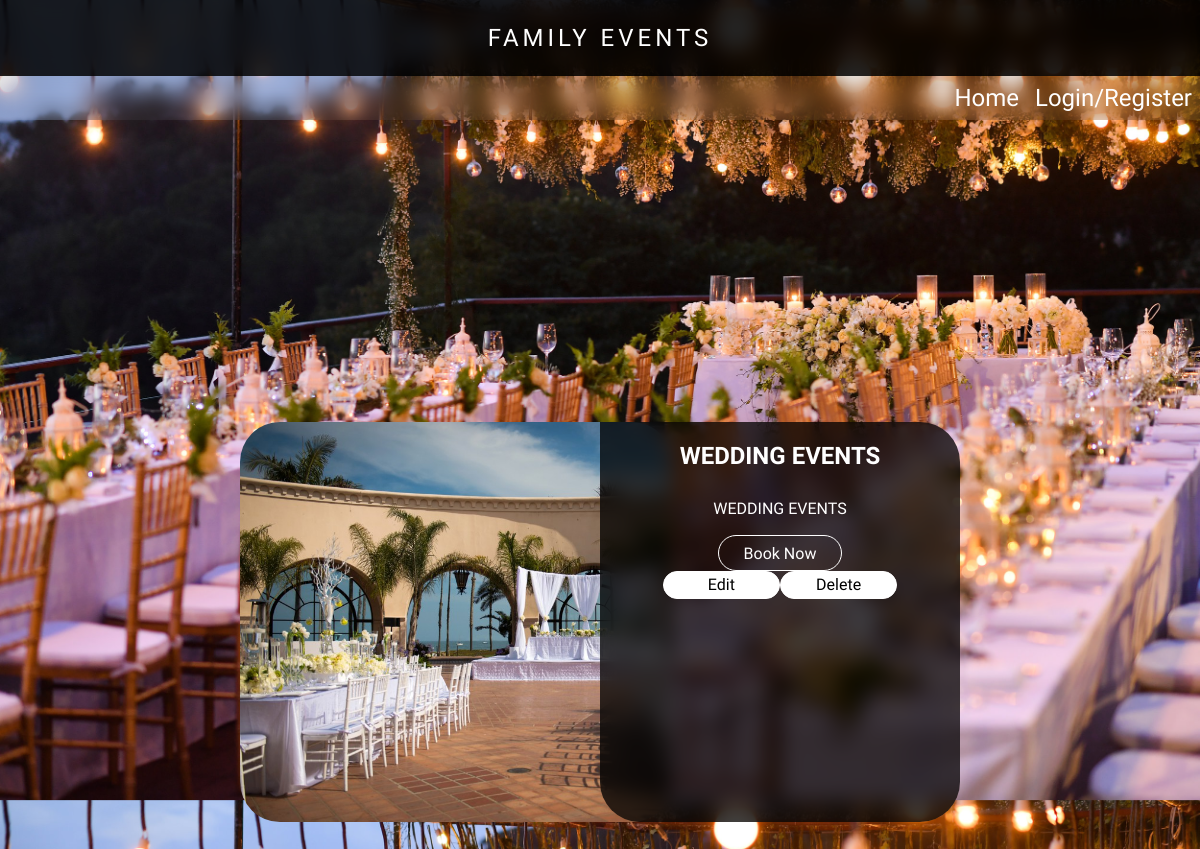
The page /services/ on the database as committed earlier.
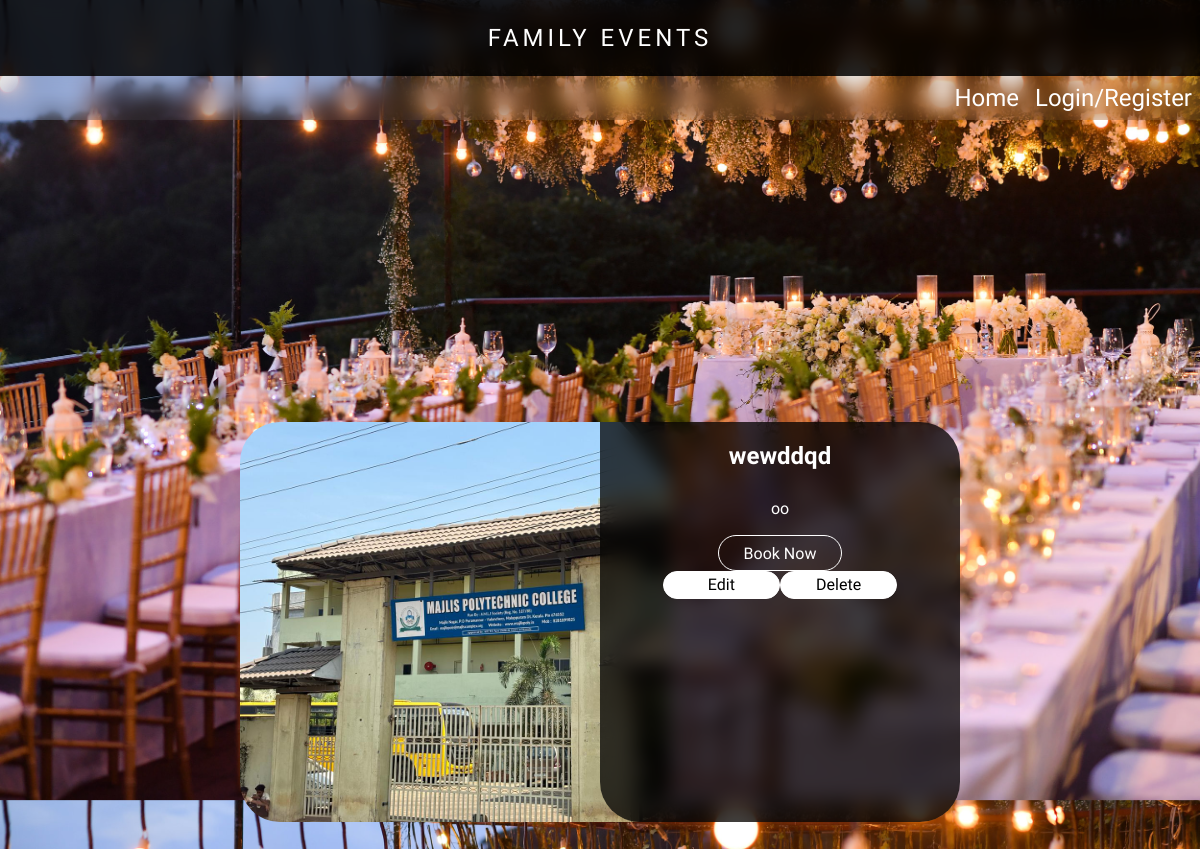
The same page on the database as committed later.
### services/models.py (models this page shows)
class Services(models.Model):
    name=models.CharField(max_length=200)
    description=models.TextField()
    image=models.ImageField(upload_to='media/',null=True)

### services/views.py (the view)
# urls.py: path('services/',views.list_services,name='services'),
def list_services(request):
    service=Services.objects.all()
    user=request.user
    is_authenticated = request.user.is_authenticated
    return render(request,'services/services.html',{'service':service,"is_authenticated":is_authenticated,'user':user})

### templates/services/services.html (shortened to what this page needs)
<!DOCTYPE html>
<html lang="en">
<head>
    {% load static %}
    <link rel="stylesheet" href="{% static 'css/styles.css' %}">
</head>
<body>
    <div class="body">
        <div class="nav-bar">
            <div class="black-bar">
                <span>FAMILY EVENTS</span>
            </div>
            <div class="glass-bar">
                <ul>
                    <a href="{% url 'homepage' %}"><li>Home</li></a>
                    {% if is_authenticated %}
                    <a href="{% url 'logout' %}"><li>Logout</li></a>
                    {% else %}
                    <a href="{% url 'loginpage' %}"><li>Login/Register</li></a>
                    {% endif %}
                </ul>
            </div>
        </div>
<div class="service-content-box">
    {% for x in service %}
    <div class="service-card">
        <div class="service-image" style="background-image: url('{{x.image.url}}'); background-size: cover;"></div>
        <div class="black-card">
            <h2>{{x.name}}</h2>
            <p>{{x.description}}</p>
            <a href="{% url 'viewservice' x.id %}">Book Now</a>
            <div class="admins-buttons">
                <a href="{% url 'editservice' x.id %}">Edit</a>
                <a href="{% url 'deleteservice' x.id %}">Delete</a>
            </div>
        </div>
    </div>
    {% endfor %}
</div>
</body>
</html>

### static/css/styles.css (style rules this page uses)
* { font-family: "Julius Sans One", sans-serif; color: white; }
body,html { max-width: 100%; max-height: 100%; box-sizing: border-box; margin: 0; font-family: "Julius Sans One", sans-serif; background-image: url('../images/topImage.jpg'); background-size: cover; }
.body { width: 100%; height: 100vh; background-image: url('../images/topImage.jpg'); background-size: cover; }
.nav-bar { position: fixed; width: 100%; z-index: 10; }
.black-bar { background-color: rgba(0, 0, 0, 0.863); backdrop-filter: blur(10px); -webkit-backdrop-filter: blur(10px); width: 100%; color: white; display: flex; justify-content: center; align-items: center; box-sizing: border-box; padding: 2%; letter-spacing: 0.5vh; font-size: 3vh; }
.glass-bar { display: flex; justify-content: end; background-color: rgba(94, 94, 94, 0.137); backdrop-filter: blur(10px); -webkit-backdrop-filter: blur(10px); }
.glass-bar ul { list-style: none; display: flex; gap: 2vh; margin: 0; color: white; padding: 1vh; border-bottom-left-radius: 2vh; font-size: 3vh; }
.glass-bar ul a { text-decoration: none; }
body { background-repeat: repeat; }
.service-content-box { width: 100%; max-height: auto; background-image: none; display: grid; place-items: center; gap: 40vh; }
.service-card { opacity: 0; transform: translateY(4vh); transition: opacity 1s ease-out,transform 1s ease-out; position: relative; height: 50vh; width: 40%; display: flex; }
.service-card .service-image { position: relative; width: 60%; height: 100%; border-radius:5vh; }
.service-card .black-card { position: absolute; background-color: rgba(0, 0, 0, 0.747); backdrop-filter: blur(10px); width: 50%; height: 100%; z-index: 4; right: 0; border-radius: 0 5vh 5vh 5vh; color: white; display: flex; flex-direction: column; align-items: center; }
.service-card .black-card h2 { display: flex; justify-content: center; }
.service-card .black-card p { margin: 0 4vh 4vh 4vh; font-size: 1.7vh; line-height: 2.1vh; }
.service-card .black-card a { text-decoration: none; padding: 2%; width: 30%; font-size: 2vh; display: flex; justify-content: center; background:none; border: 0.2vh solid white; color: white; border-radius: 3vh; }
.admins-buttons { display: flex; justify-content: center; width: 100%; }
.service-card .black-card .admins-buttons a { background-color: white; color: black; padding: 1%; font-size: 2vh; }
.show-service { opacity: 1; transform: translateY(0); }
@media (max-width:2560px) { .service-card { width: 60%; } }
@media (max-width:2560px) { .service-card .black-card { width: 50%; height: 50vh; } }
@media (max-width:2560px) { .service-card .black-card h2 { font-size: 5vh; } }
@media (max-width:2560px) { .service-card .black-card p { line-height: 2.3vh; margin: 1vh 2vh 2vh 2vh; } }
@media (max-width:1440px) { .service-card .black-card h2 { font-size: x-large; } }
@media (max-width:1440px) { .service-card .black-card p { font-size: 2vh; line-height: 2.7vh; } }

Rows that differ between the two databases and show on the page:
removed Services: image (picture), name "WEDDING EVENTS", description "WEDDING EVENTS"
added Services: image (picture), name "wewddqd", description "oo"
